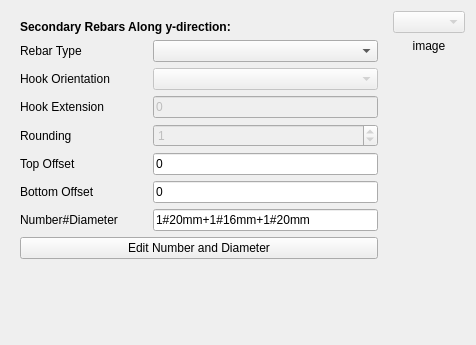
<?xml version="1.0" encoding="UTF-8"?>
<ui version="4.0">
 <class>Form</class>
 <widget class="QWidget" name="Form">
  <property name="enabled">
   <bool>true</bool>
  </property>
  <property name="geometry">
   <rect>
    <x>0</x>
    <y>0</y>
    <width>476</width>
    <height>345</height>
   </rect>
  </property>
  <property name="windowTitle">
   <string>Form</string>
  </property>
  <layout class="QGridLayout" name="gridLayout" columnstretch="1,0">
   <item row="0" column="0">
    <widget class="QWidget" name="ydir_rebars_dataWidget" native="true">
     <layout class="QFormLayout" name="formLayout_2">
      <item row="0" column="0" colspan="2">
       <widget class="QLabel" name="ydir_rebars_heading">
        <property name="font">
         <font>
          <weight>75</weight>
          <bold>true</bold>
         </font>
        </property>
        <property name="text">
         <string>Secondary Rebars Along y-direction:</string>
        </property>
       </widget>
      </item>
      <item row="1" column="0">
       <widget class="QLabel" name="ydir_rebars_typeLabel">
        <property name="text">
         <string>Rebar Type</string>
        </property>
       </widget>
      </item>
      <item row="1" column="1">
       <widget class="Gui::PrefComboBox" name="ydir_rebars_type">
        <property name="prefEntry" stdset="0">
         <cstring></cstring>
        </property>
        <property name="prefPath" stdset="0">
         <cstring></cstring>
        </property>
       </widget>
      </item>
      <item row="2" column="0">
       <widget class="QLabel" name="ydir_rebars_hookOrientationLabel">
        <property name="sizePolicy">
         <sizepolicy hsizetype="Fixed" vsizetype="Preferred">
          <horstretch>0</horstretch>
          <verstretch>0</verstretch>
         </sizepolicy>
        </property>
        <property name="minimumSize">
         <size>
          <width>127</width>
          <height>0</height>
         </size>
        </property>
        <property name="text">
         <string>Hook Orientation</string>
        </property>
       </widget>
      </item>
      <item row="2" column="1">
       <widget class="Gui::PrefComboBox" name="ydir_rebars_hookOrientation">
        <property name="enabled">
         <bool>false</bool>
        </property>
       </widget>
      </item>
      <item row="3" column="0">
       <widget class="QLabel" name="ydir_rebars_hookExtensionLabel">
        <property name="text">
         <string>Hook Extension</string>
        </property>
       </widget>
      </item>
      <item row="3" column="1">
       <widget class="Gui::InputField" name="ydir_rebars_hookExtension">
        <property name="enabled">
         <bool>false</bool>
        </property>
        <property name="text">
         <string>0 </string>
        </property>
        <property name="unit" stdset="0">
         <string notr="true"/>
        </property>
       </widget>
      </item>
      <item row="4" column="0">
       <widget class="QLabel" name="ydir_rebars_roundingLabel">
        <property name="text">
         <string>Rounding</string>
        </property>
       </widget>
      </item>
      <item row="4" column="1">
       <widget class="Gui::PrefSpinBox" name="ydir_rebars_rounding">
        <property name="enabled">
         <bool>false</bool>
        </property>
        <property name="value">
         <number>1</number>
        </property>
       </widget>
      </item>
      <item row="6" column="0">
       <widget class="QLabel" name="ydir_rebars_topOffsetLabel">
        <property name="text">
         <string>Top Offset</string>
        </property>
       </widget>
      </item>
      <item row="6" column="1">
       <widget class="Gui::InputField" name="ydir_rebars_topOffset">
        <property name="text">
         <string>0 </string>
        </property>
        <property name="unit" stdset="0">
         <string notr="true"/>
        </property>
       </widget>
      </item>
      <item row="7" column="0">
       <widget class="QLabel" name="ydir_rebars_bottomOffsetLabel">
        <property name="text">
         <string>Bottom Offset</string>
        </property>
       </widget>
      </item>
      <item row="7" column="1">
       <widget class="Gui::InputField" name="ydir_rebars_bottomOffset">
        <property name="text">
         <string>0 </string>
        </property>
        <property name="unit" stdset="0">
         <string notr="true"/>
        </property>
       </widget>
      </item>
      <item row="8" column="0">
       <widget class="QLabel" name="ydir_rebars_numberDiameterLabel">
        <property name="text">
         <string>Number#Diameter</string>
        </property>
       </widget>
      </item>
      <item row="8" column="1">
       <widget class="Gui::PrefLineEdit" name="ydir_rebars_numberDiameter">
        <property name="enabled">
         <bool>true</bool>
        </property>
        <property name="focusPolicy">
         <enum>Qt::StrongFocus</enum>
        </property>
        <property name="text">
         <string>1#20mm+1#16mm+1#20mm</string>
        </property>
       </widget>
      </item>
      <item row="9" column="0" colspan="2">
       <widget class="QPushButton" name="ydir_rebars_editNumberDiameter">
        <property name="text">
         <string>Edit Number and Diameter</string>
        </property>
       </widget>
      </item>
     </layout>
    </widget>
   </item>
   <item row="0" column="1">
    <layout class="QVBoxLayout" name="ties_configurationLayout">
     <item>
      <widget class="Gui::PrefComboBox" name="ties_configuration">
       <property name="enabled">
        <bool>false</bool>
       </property>
       <property name="sizePolicy">
        <sizepolicy hsizetype="Preferred" vsizetype="Preferred">
         <horstretch>0</horstretch>
         <verstretch>0</verstretch>
        </sizepolicy>
       </property>
       <property name="prefEntry" stdset="0">
        <cstring></cstring>
       </property>
       <property name="prefPath" stdset="0">
        <cstring></cstring>
       </property>
      </widget>
     </item>
     <item>
      <widget class="QLabel" name="ties_configurationImage">
       <property name="sizePolicy">
        <sizepolicy hsizetype="Expanding" vsizetype="Expanding">
         <horstretch>0</horstretch>
         <verstretch>0</verstretch>
        </sizepolicy>
       </property>
       <property name="text">
        <string>image</string>
       </property>
       <property name="scaledContents">
        <bool>false</bool>
       </property>
       <property name="alignment">
        <set>Qt::AlignHCenter|Qt::AlignTop</set>
       </property>
      </widget>
     </item>
    </layout>
   </item>
  </layout>
 </widget>
 <customwidgets>
  <customwidget>
   <class>Gui::InputField</class>
   <extends>QLineEdit</extends>
   <header>Gui/InputField.h</header>
  </customwidget>
  <customwidget>
   <class>Gui::PrefSpinBox</class>
   <extends>QSpinBox</extends>
   <header>Gui/PrefWidgets.h</header>
  </customwidget>
  <customwidget>
   <class>Gui::PrefComboBox</class>
   <extends>QComboBox</extends>
   <header>Gui/PrefWidgets.h</header>
  </customwidget>
  <customwidget>
   <class>Gui::PrefLineEdit</class>
   <extends>QLineEdit</extends>
   <header>Gui/PrefWidgets.h</header>
  </customwidget>
 </customwidgets>
 <resources/>
 <connections/>
</ui>
